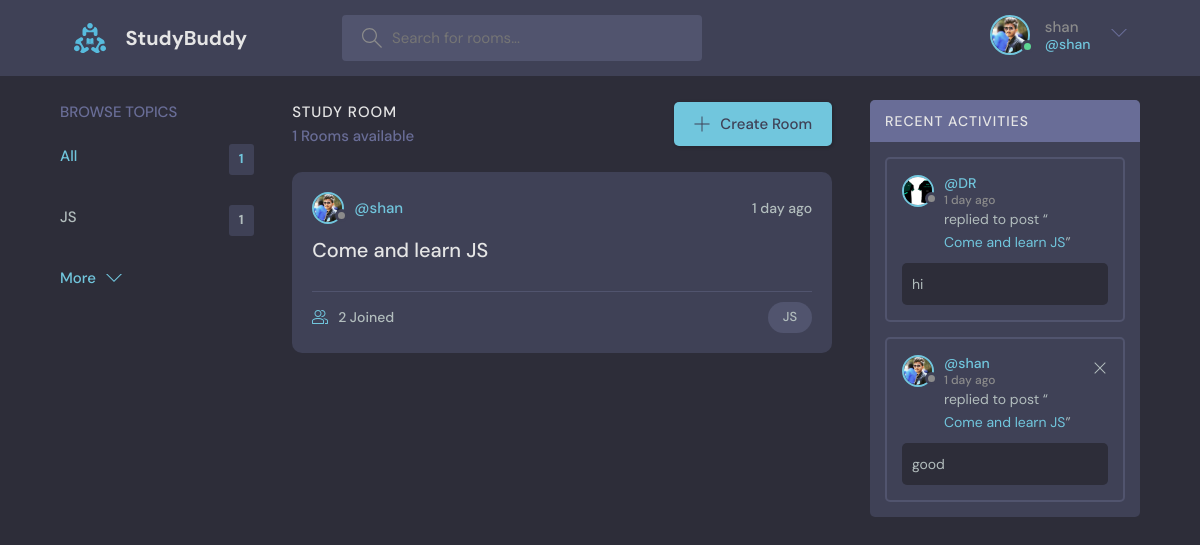
Page / (signed in) on the committed database.
### test_app/models.py (models this page shows, shortened)
class User(AbstractUser):
    name = models.CharField(max_length=200, null=True)
    email = models.EmailField(unique=True, null= True)
    bio =models.TextField(null=True)
    avatar= models.ImageField(null=True, default="avatar.svg")
    USERNAME_FIELD = 'email'
    REQUIRED_FIELDS = []

class Topic(models.Model):
    name = models.CharField(max_length=200)

class Room(models.Model):
    host = models.ForeignKey(User, on_delete=models.SET_NULL, null=True)
    topic = models.ForeignKey(Topic, on_delete=models.SET_NULL, null=True)
    name = models.CharField(max_length=200)
    description = models.TextField(null=True, blank=True)
    participants = models.ManyToManyField(User, related_name='participants', blank=True)
    updated = models.DateTimeField(auto_now=True)
    created = models.DateTimeField(auto_now_add=True)
    class Meta:
        ordering = ['-updated','-created']
    def __str__(self):
        return self.name

class Message(models.Model):
    user = models.ForeignKey(User, on_delete=models.CASCADE)
    room = models.ForeignKey(Room, on_delete=models.CASCADE)
    body = models.TextField()
    updated = models.DateTimeField(auto_now=True)
    created = models.DateTimeField(auto_now_add=True)
    class Meta:
        ordering = ['-updated','-created']

### test_app/views.py (the view)
# urls.py: 2. Add a URL to urlpatterns:  path('', views.home, name='home')
def home(request):
    q = request.GET.get('q') if request.GET.get('q') != None else ''
    rooms = Room.objects.filter(
        Q(topic__name__icontains=q) |
        Q(name__icontains=q) |
    Q(description__icontains=q)
    )
    topics = Topic.objects.all()[0:5]
    room_count= rooms.count()
    room_messages= Message.objects.filter(Q(room__topic__name__icontains=q))
    context = {'rooms':rooms, 'topics': topics, 'room_count': room_count,'room_messages':room_messages}
    return render(request, 'test_app/home.html', context)

### test_app/templates/test_app/home.html (shortened to what this page needs)
{% extends "main.html" %} {% block content %}
<main class="layout layout--3">
  <div class="container">
    {% include 'test_app/topic_components.html' %}
    <div class="roomList">
      <div class="roomList__header">
        <div>
          <h2>Study Room</h2>
          <p>{{room_count}} Rooms available</p>
        </div>
        <a class="btn btn--main" href="{% url 'create-room' %}">
          <svg
            version="1.1"
            xmlns="http://www.w3.org/2000/svg"
            width="32"
            height="32"
            viewBox="0 0 32 32"
          >
            <title>add</title>
            <path
              d="M16.943 0.943h-1.885v14.115h-14.115v1.885h14.115v14.115h1.885v-14.115h14.115v-1.885h-14.115v-14.115z"
            ></path>
          </svg>
          Create Room
        </a>
      </div>
      {% include "test_app/feed_components.html" %}
    </div>
    <div>{% include "test_app/activity_components.html" %}</div>
  </div>
</main>
{% endblock content %}

### templates/navbar.html (shortened to what this page needs)
{% load static %}
<header class="header header--loggedIn">
  <div class="container">
    <a href="{% url 'home' %}" class="header__logo">
      <img src="{% static 'images/logo.svg' %}" />
      <h1>StudyBuddy</h1>
    </a>
    <form class="header__search" method="GET" action="{% url 'home' %}">
      <label>
        <input type="text" name="q" placeholder="Search for rooms..." />
      </label>
    </form>
    <nav class="header__menu">
      {% if request.user.is_authenticated %}
      <div class="header__user">
        <a href="{% url 'user-profile' request.user.id %}">
          <div class="avatar avatar--medium active">
            <img src="{{request.user.avatar.url}}" />
          </div>
          <p>
            {{request.user.username}} <span>@{{request.user.username}}</span>
          </p>
        </a>
        <button class="dropdown-button">
          <svg
            version="1.1"
            xmlns="http://www.w3.org/2000/svg"
            width="32"
            height="32"
            viewBox="0 0 32 32"
          >
            <title>chevron-down</title>
            <path d="M16 21l-13-13h-3l16 16 16-16h-3l-13 13z"></path>
          </svg>
        </button>
      </div>
      {% else %}
      <a href="{% url 'login'%}">
        <img src="{% static 'images/avatar.svg' %}" />
        <p>Login</p>
      </a>
      {% endif %}
    </nav>
  </div>
</header>

### test_app/templates/test_app/topic_components.html
<div class="topics">
  <div class="topics__header">
    <h2>Browse Topics</h2>
  </div>
  <ul class="topics__list">
    <li>
      <a href="{% url 'home' %}" class="active"
        >All <span>{{topics.count}}</span></a
      >
    </li>
    {% for topic in topics %}
    <li>
      <a href="{% url 'home' %}?q={{topic.name}}"
        >{{topic.name}}<span>{{topic.room_set.all.count}}</span></a
      >
      {% endfor %}
    </li>
  </ul>
  <a class="btn btn--link" href="{% url "topics" %}">
    More
    <svg
      version="1.1"
      xmlns="http://www.w3.org/2000/svg"
      width="32"
      height="32"
      viewBox="0 0 32 32"
    >
      <title>chevron-down</title>
      <path d="M16 21l-13-13h-3l16 16 16-16h-3l-13 13z"></path>
    </svg>
  </a>
</div>

### test_app/templates/test_app/feed_components.html (shortened to what this page needs)
{% for room in rooms %}
<div class="roomListRoom">
  <div class="roomListRoom__header">
    <a href="{% url 'user-profile' room.host.id %}" class="roomListRoom__author">
      <div class="avatar avatar--small">
        <img src="{{room.host.avatar.url}}" />
      </div>
      <span>@{{room.host.username}}</span>
    </a>
    <div class="roomListRoom__actions">
      <span>{{room.created|timesince}} ago</span>
    </div>
  </div>
  <div class="roomListRoom__content">
    <a href="{% url 'room' room.id %}">{{room.name}}</a>
  </div>
  <div class="roomListRoom__meta">
    <a href="{% url 'room' room.id %}" class="roomListRoom__joined">
      {{room.participants.all.count}} Joined
    </a>
    <p class="roomListRoom__topic">{{room.topic.name}}</p>
  </div>
</div>
{% endfor %}

### test_app/templates/test_app/activity_components.html (shortened to what this page needs)
<div class="activities">
  <div class="activities__header">
    <h2>Recent Activities</h2>
  </div>
  {% for message in room_messages %}
  <div class="activities__box">
    <div class="activities__boxHeader roomListRoom__header">
      <a
        href="{% url 'user-profile' message.user.id %}"
        class="roomListRoom__author"
      >
        <div class="avatar avatar--small">
          <img src="{{message.user.avatar.url}}" />
        </div>
        <p>
          @{{message.user.username}}
          <span>{{message.created|timesince}} ago</span>
        </p>
      </a>
      {% if request.user == message.user %}
      <div class="roomListRoom__actions">
        <a href="{% url 'delete-message' message.id %}">
          <svg
            version="1.1"
            xmlns="http://www.w3.org/2000/svg"
            width="32"
            height="32"
            viewBox="0 0 32 32"
          >
            <title>remove</title>
            <path
              d="M27.314 6.019l-1.333-1.333-9.98 9.981-9.981-9.981-1.333 1.333 9.981 9.981-9.981 9.98 1.333 1.333 9.981-9.98 9.98 9.98 1.333-1.333-9.98-9.98 9.98-9.981z"
            ></path>
          </svg>
        </a>
      </div>
      {% endif %}
    </div>
    <div class="activities__boxContent">
      <p>
        replied to post “<a href="{% url 'room' message.room.id %}"
          >{{message.room}}</a
        >”
      </p>
      <div class="activities__boxRoomContent">{{message.body}}</div>
    </div>
  </div>
  {% endfor %}
</div>

### rows in the picture
User: user.avatar (picture), user.username "shan"
Topic: name "JS", room_set.all.count "1"
Room: host.avatar (picture), host.username "shan", created "1 day", name "Come and learn JS", participants.all.count "2", topic.name "JS"
Message: user.avatar (picture), user.username "DR", created "1 day", room "Come and learn JS", body "hi"
Message: user.avatar (picture), user.username "shan", created "1 day", room "Come and learn JS", body "good"

### other values in the picture
{{ topics.count }} "1"
{{ room_count }} "1"
